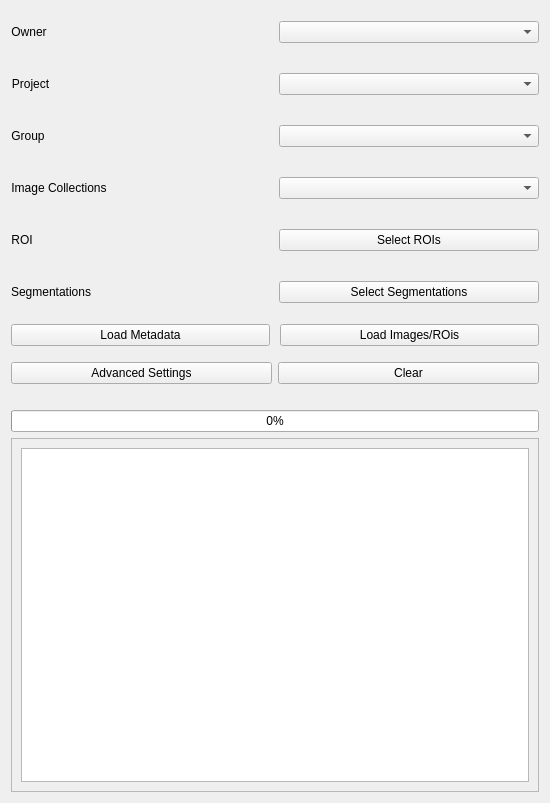
<?xml version="1.0" encoding="UTF-8"?>
<ui version="4.0">
 <class>Form</class>
 <widget class="QWidget" name="Form">
  <property name="geometry">
   <rect>
    <x>0</x>
    <y>0</y>
    <width>550</width>
    <height>803</height>
   </rect>
  </property>
  <property name="windowTitle">
   <string>Form</string>
  </property>
  <layout class="QVBoxLayout" name="verticalLayout_2">
   <item>
    <layout class="QGridLayout" name="gridLayout">
     <property name="topMargin">
      <number>10</number>
     </property>
     <property name="horizontalSpacing">
      <number>7</number>
     </property>
     <property name="verticalSpacing">
      <number>30</number>
     </property>
     <item row="7" column="1">
      <layout class="QHBoxLayout" name="ic_hbox">
       <item>
        <widget class="QComboBox" name="ic_cbbox"/>
       </item>
      </layout>
     </item>
     <item row="7" column="0" alignment="Qt::AlignLeft">
      <widget class="QLabel" name="label_2">
       <property name="text">
        <string>Image Collections</string>
       </property>
       <property name="alignment">
        <set>Qt::AlignCenter</set>
       </property>
      </widget>
     </item>
     <item row="8" column="0" alignment="Qt::AlignLeft">
      <widget class="QLabel" name="roi_lbl">
       <property name="text">
        <string>ROI</string>
       </property>
       <property name="alignment">
        <set>Qt::AlignCenter</set>
       </property>
      </widget>
     </item>
     <item row="9" column="0">
      <widget class="QLabel" name="seg_lbl">
       <property name="text">
        <string>Segmentations</string>
       </property>
      </widget>
     </item>
     <item row="6" column="0" alignment="Qt::AlignLeft">
      <widget class="QLabel" name="group_lbl">
       <property name="text">
        <string>Group</string>
       </property>
       <property name="alignment">
        <set>Qt::AlignCenter</set>
       </property>
      </widget>
     </item>
     <item row="4" column="0" alignment="Qt::AlignLeft">
      <widget class="QLabel" name="owner_lbl">
       <property name="text">
        <string>Owner</string>
       </property>
       <property name="alignment">
        <set>Qt::AlignCenter</set>
       </property>
      </widget>
     </item>
     <item row="4" column="1">
      <layout class="QHBoxLayout" name="owner_hbox">
       <item>
        <widget class="QComboBox" name="owner_cbbox"/>
       </item>
      </layout>
     </item>
     <item row="8" column="1">
      <layout class="QHBoxLayout" name="roi_hbox">
       <item>
        <widget class="QPushButton" name="roi_select_btn">
         <property name="text">
          <string>Select ROIs</string>
         </property>
        </widget>
       </item>
      </layout>
     </item>
     <item row="5" column="0" alignment="Qt::AlignLeft">
      <widget class="QLabel" name="project_lbl">
       <property name="text">
        <string>Project</string>
       </property>
       <property name="scaledContents">
        <bool>true</bool>
       </property>
       <property name="alignment">
        <set>Qt::AlignCenter</set>
       </property>
      </widget>
     </item>
     <item row="6" column="1">
      <layout class="QHBoxLayout" name="group_hbox">
       <item>
        <widget class="QComboBox" name="group_cbbox"/>
       </item>
      </layout>
     </item>
     <item row="5" column="1">
      <layout class="QHBoxLayout" name="project_hbox">
       <item>
        <widget class="QComboBox" name="project_cbbox"/>
       </item>
      </layout>
     </item>
     <item row="9" column="1">
      <layout class="QHBoxLayout" name="seg_hbox">
       <property name="spacing">
        <number>15</number>
       </property>
       <item>
        <widget class="QPushButton" name="seg_select_btn">
         <property name="text">
          <string>Select Segmentations</string>
         </property>
        </widget>
       </item>
      </layout>
     </item>
    </layout>
   </item>
   <item>
    <spacer name="horizontalSpacer">
     <property name="orientation">
      <enum>Qt::Horizontal</enum>
     </property>
     <property name="sizeHint" stdset="0">
      <size>
       <width>40</width>
       <height>15</height>
      </size>
     </property>
    </spacer>
   </item>
   <item>
    <layout class="QHBoxLayout" name="horizontalLayout_3">
     <property name="spacing">
      <number>10</number>
     </property>
     <item>
      <widget class="QPushButton" name="load_metadata_btn">
       <property name="text">
        <string>Load Metadata</string>
       </property>
      </widget>
     </item>
     <item>
      <widget class="QPushButton" name="load_main_btn">
       <property name="text">
        <string>Load Images/ROis</string>
       </property>
      </widget>
     </item>
    </layout>
   </item>
   <item>
    <spacer name="horizontalSpacer_3">
     <property name="orientation">
      <enum>Qt::Horizontal</enum>
     </property>
     <property name="sizeHint" stdset="0">
      <size>
       <width>40</width>
       <height>10</height>
      </size>
     </property>
    </spacer>
   </item>
   <item>
    <layout class="QHBoxLayout" name="horizontalLayout_4">
     <item>
      <widget class="QPushButton" name="advanced_settings_btn">
       <property name="text">
        <string>Advanced Settings</string>
       </property>
      </widget>
     </item>
     <item>
      <widget class="QPushButton" name="clear_btn">
       <property name="text">
        <string>Clear</string>
       </property>
      </widget>
     </item>
    </layout>
   </item>
   <item>
    <spacer name="horizontalSpacer_2">
     <property name="orientation">
      <enum>Qt::Horizontal</enum>
     </property>
     <property name="sizeHint" stdset="0">
      <size>
       <width>40</width>
       <height>20</height>
      </size>
     </property>
    </spacer>
   </item>
   <item>
    <widget class="QProgressBar" name="status_progress">
     <property name="value">
      <number>0</number>
     </property>
    </widget>
   </item>
   <item>
    <widget class="QScrollArea" name="scrollArea">
     <property name="widgetResizable">
      <bool>true</bool>
     </property>
     <widget class="QWidget" name="scrollAreaWidgetContents">
      <property name="geometry">
       <rect>
        <x>0</x>
        <y>0</y>
        <width>530</width>
        <height>326</height>
       </rect>
      </property>
      <layout class="QVBoxLayout" name="verticalLayout">
       <item>
        <widget class="QListWidget" name="meta_ls"/>
       </item>
      </layout>
     </widget>
    </widget>
   </item>
  </layout>
 </widget>
 <resources/>
 <connections/>
</ui>
